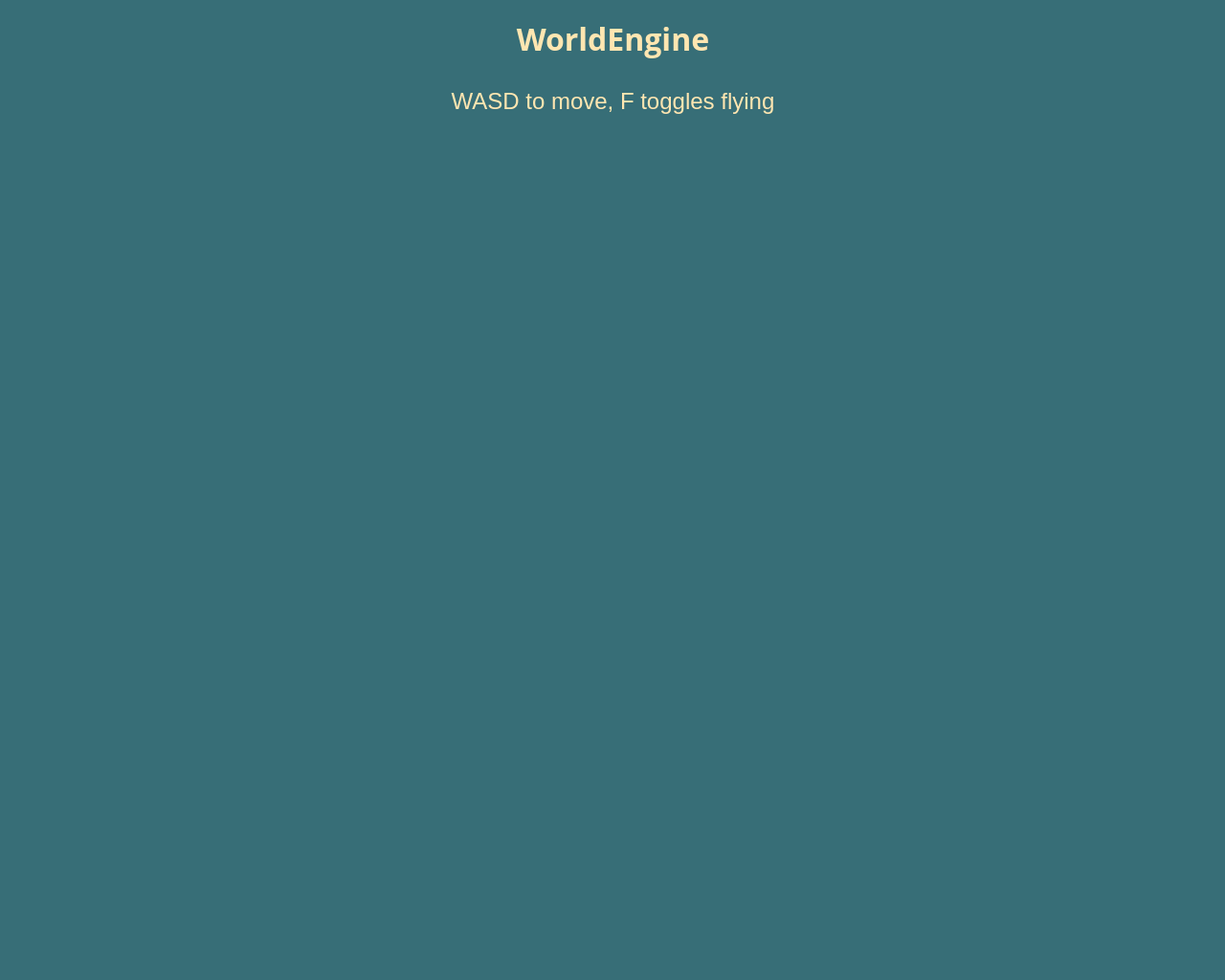
<?xml version="1.0" encoding="UTF-8"?>
<ui version="4.0">
 <class>Dialog</class>
 <widget class="QDialog" name="Dialog">
  <property name="geometry">
   <rect>
    <x>0</x>
    <y>0</y>
    <width>1280</width>
    <height>1024</height>
   </rect>
  </property>
  <property name="windowTitle">
   <string>WorldEngine 3D Viewer</string>
  </property>
  <property name="windowIcon">
   <iconset resource="new_gui_4.qrc">
    <normaloff>:/Images/icon.png</normaloff>:/Images/icon.png</iconset>
  </property>
  <property name="styleSheet">
   <string notr="true">QToolTip
{
     border: 1px solid black;
     background-color: #FF9930;
     padding: 1px;
     border-radius: 3px;
     opacity: 100;
}

QWidget
{
    color: #FFE6B1;
    background-color: #376E77;
}

QLabel
{
    background-color: transparent;
}

QWidget:item:hover
{
    background-color: QLinearGradient( x1: 0, y1: 0, x2: 0, y2: 1, stop: 0 #FF9930, stop: 1 #942610);
    color: #000000;
}

QWidget:item:selected
{
    background-color: QLinearGradient( x1: 0, y1: 0, x2: 0, y2: 1, stop: 0 #FF9930, stop: 1 #452102);
}

QMenuBar::item
{
    background: transparent;
}

QMenuBar::item:selected
{
    background: transparent;
    border: 1px solid #FFE6B1;
}

QMenuBar::item:pressed
{
    background: #498089;
    border: 1px solid #000;
    background-color: QLinearGradient(
        x1:0, y1:0,
        x2:0, y2:1,
        stop:1 #265D66,
        stop:0.4 #397079/*,
        stop:0.2 #397079,
        stop:0.1 #FFE6B1*/
    );
    margin-bottom:-1px;
    padding-bottom:1px;
}

QMenu
{
    border: 1px solid #000;
}

QMenu::item
{
    padding: 2px 20px 2px 20px;
}

QMenu::item:selected
{
    color: #000000;
}

QWidget:disabled
{
    color: #457C85;
    background-color: #376E77;
}

QAbstractItemView
{
    background-color: QLinearGradient( x1: 0, y1: 0, x2: 0, y2: 1, stop: 0 #528992, stop: 0.1 #689FA8, stop: 1 #6299A2);
}

QWidget:focus
{
    /*border: 2px solid QLinearGradient( x1: 0, y1: 0, x2: 0, y2: 1, stop: 0 #FF9930, stop: 1 #452102);*/
}

QLineEdit
{
    background-color: QLinearGradient( x1: 0, y1: 0, x2: 0, y2: 1, stop: 0 #528992, stop: 0 #689FA8, stop: 1 #6299A2);
    padding: 1px;
    border-style: solid;
    border: 1px solid #235A63;
    border-radius: 5;
}

QPushButton
{
    color: #FFE6B1;
    background-color: QLinearGradient( x1: 0, y1: 0, x2: 0, y2: 1, stop: 0 #5B929B, stop: 0.1 #578E97, stop: 0.5 #538A93, stop: 0.9 #4F868F, stop: 1 #4B828B);
    border-width: 1px;
    border-color: #235A63;
    border-style: solid;
    border-radius: 6;
    padding: 3px;
    font-size: 16px;
    font-weight: bold;
    padding-left: 5px;
    padding-right: 5px;
}

QPushButton:pressed
{
    background-color: QLinearGradient( x1: 0, y1: 0, x2: 0, y2: 1, stop: 0 #326972, stop: 0.1 #306770, stop: 0.5 #2E656E, stop: 0.9 #2D646D, stop: 1 #2A616A);
}

QComboBox
{
    selection-background-color: #FFE6B1;
    background-color: QLinearGradient( x1: 0, y1: 0, x2: 0, y2: 1, stop: 0 #5B929B, stop: 0.1 #578E97, stop: 0.5 #538A93, stop: 0.9 #4F868F, stop: 1 #4B828B);
    border-style: solid;
    border: 1px solid #235A63;
    border-radius: 5;
}

QComboBox:hover,QPushButton:hover
{
/*    border: 2px solid QLinearGradient( x1: 0, y1: 0, x2: 0, y2: 1, stop: 0 #FF9930, stop: 1 #452102);*/
    background-color: QLinearGradient( x1: 0, y1: 0, x2: 0, y2: 1, stop: 0 #FF9930, stop: 1 #942610);
}


QComboBox:on
{
    padding-top: 3px;
    padding-left: 4px;
    background-color: QLinearGradient( x1: 0, y1: 0, x2: 0, y2: 1, stop: 0 #326972, stop: 0.1 #306770, stop: 0.5 #2E656E, stop: 0.9 #2D646D, stop: 1 #2A616A);
    selection-background-color: #FFE6B1;
}

QComboBox QAbstractItemView
{
    border: 2px solid darkgray;
    selection-background-color: QLinearGradient( x1: 0, y1: 0, x2: 0, y2: 1, stop: 0 #FF9930, stop: 1 #452102);
}

QComboBox::drop-down
{
     subcontrol-origin: padding;
     subcontrol-position: top right;
     width: 15px;

     border-left-width: 0px;
     border-left-color: darkgray;
     border-left-style: solid; /* just a single line */
     border-top-right-radius: 3px; /* same radius as the QComboBox */
     border-bottom-right-radius: 3px;
 }

QComboBox::down-arrow
{
     image: url(:/down_arrow.png);
}

QGroupBox:focus
{
border: 2px solid QLinearGradient( x1: 0, y1: 0, x2: 0, y2: 1, stop: 0 #FF9930, stop: 1 #452102);
}

QTextEdit:focus
{
    border: 2px solid QLinearGradient( x1: 0, y1: 0, x2: 0, y2: 1, stop: 0 #FF9930, stop: 1 #452102);
}

QScrollBar:horizontal {
     border: 1px solid #275E67;
     background: QLinearGradient( x1: 0, y1: 0, x2: 0, y2: 1, stop: 0.0 #174E57, stop: 0.2 #2D646D, stop: 1 #4D828D);
     height: 7px;
     margin: 0px 16px 0 16px;
}

QScrollBar::handle:horizontal
{
      background: QLinearGradient( x1: 0, y1: 0, x2: 1, y2: 0, stop: 0 #FF9930, stop: 0.5 #452102, stop: 1 #FF9930);
      min-height: 20px;
      border-radius: 2px;
}

QScrollBar::add-line:horizontal {
      border: 1px solid #20575E;
      border-radius: 2px;
      background: QLinearGradient( x1: 0, y1: 0, x2: 1, y2: 0, stop: 0 #FF9930, stop: 1 #452102);
      width: 14px;
      subcontrol-position: right;
      subcontrol-origin: margin;
}

QScrollBar::sub-line:horizontal {
      border: 1px solid #20575E;
      border-radius: 2px;
      background: QLinearGradient( x1: 0, y1: 0, x2: 1, y2: 0, stop: 0 #FF9930, stop: 1 #452102);
      width: 14px;
     subcontrol-position: left;
     subcontrol-origin: margin;
}

QScrollBar::right-arrow:horizontal, QScrollBar::left-arrow:horizontal
{
      border: 1px solid black;
      width: 1px;
      height: 1px;
      background: white;
}

QScrollBar::add-page:horizontal, QScrollBar::sub-page:horizontal
{
      background: none;
}

QScrollBar:vertical
{
      background: QLinearGradient( x1: 0, y1: 0, x2: 1, y2: 0, stop: 0.0 #174E57, stop: 0.2 #2D646D, stop: 1 #4D828D);
      width: 7px;
      margin: 16px 0 16px 0;
      border: 1px solid #275E67;
}

QScrollBar::handle:vertical
{
      background: QLinearGradient( x1: 0, y1: 0, x2: 0, y2: 1, stop: 0 #FF9930, stop: 0.5 #452102, stop: 1 #FF9930);
      min-height: 20px;
      border-radius: 2px;
}

QScrollBar::add-line:vertical
{
      border: 1px solid #20575E;
      border-radius: 2px;
      background: QLinearGradient( x1: 0, y1: 0, x2: 0, y2: 1, stop: 0 #FF9930, stop: 1 #452102);
      height: 14px;
      subcontrol-position: bottom;
      subcontrol-origin: margin;
}

QScrollBar::sub-line:vertical
{
      border: 1px solid #20575E;
      border-radius: 2px;
      background: QLinearGradient( x1: 0, y1: 0, x2: 0, y2: 1, stop: 0 #452102, stop: 1 #FF9930);
      height: 14px;
      subcontrol-position: top;
      subcontrol-origin: margin;
}

QScrollBar::up-arrow:vertical, QScrollBar::down-arrow:vertical
{
      border: 1px solid black;
      width: 1px;
      height: 1px;
      background: white;
}


QScrollBar::add-page:vertical, QScrollBar::sub-page:vertical
{
      background: none;
}

QTextEdit
{
    background-color: #296069;
}

QPlainTextEdit
{
    background-color: #296069;
}

QHeaderView::section
{
    background-color: QLinearGradient(x1:0, y1:0, x2:0, y2:1, stop:0 #669DA6, stop: 0.5 #558C95, stop: 0.6 #487F88, stop:1 #69A0A9);
    color: white;
    padding-left: 4px;
    border: 1px solid #70A7B0;
}

QCheckBox:disabled
{
color: #467D86;
}

QDockWidget::title
{
    text-align: center;
    spacing: 3px; /* spacing between items in the tool bar */
    background-color: QLinearGradient(x1:0, y1:0, x2:0, y2:1, stop:0 #376E77, stop: 0.5 #296069, stop:1 #376E77);
}

QDockWidget::close-button, QDockWidget::float-button
{
    text-align: center;
    spacing: 1px; /* spacing between items in the tool bar */
    background-color: QLinearGradient(x1:0, y1:0, x2:0, y2:1, stop:0 #376E77, stop: 0.5 #296069, stop:1 #376E77);
}

QDockWidget::close-button:hover, QDockWidget::float-button:hover
{
    background: #296069;
}

QDockWidget::close-button:pressed, QDockWidget::float-button:pressed
{
    padding: 1px -1px -1px 1px;
}

QMainWindow::separator
{
    background-color: QLinearGradient(x1:0, y1:0, x2:0, y2:1, stop:0 #1B525B, stop: 0.5 #1A515A, stop: 0.6 #265D66, stop:1 #397079);
    color: white;
    padding-left: 4px;
    border: 1px solid #518891;
    spacing: 3px; /* spacing between items in the tool bar */
}

QMainWindow::separator:hover
{

    background-color: QLinearGradient(x1:0, y1:0, x2:0, y2:1, stop:0 #452102, stop:0.5 #b56c17 stop:1 #FF9930);
    color: white;
    padding-left: 4px;
    border: 1px solid #70A7B0;
    spacing: 3px; /* spacing between items in the tool bar */
}

QToolBar::handle
{
     spacing: 3px; /* spacing between items in the tool bar */
     background: url(:/images/handle.png);
}

QMenu::separator
{
    height: 2px;
    background-color: QLinearGradient(x1:0, y1:0, x2:0, y2:1, stop:0 #1B525B, stop: 0.5 #1A515A, stop: 0.6 #265D66, stop:1 #397079);
    color: white;
    padding-left: 4px;
    margin-left: 10px;
    margin-right: 5px;
}

QProgressBar
{
    border: 2px solid grey;
    border-radius: 5px;
    text-align: center;
}

QProgressBar::chunk
{
    background-color: #452102;
    width: 2.15px;
    margin: 0.5px;
}

QTabBar::tab {
    color: #452102;
    border: 1px solid #498089;
    border-bottom-style: none;
    background-color: #376E77;
    padding-left: 10px;
    padding-right: 10px;
    padding-top: 3px;
    padding-bottom: 2px;
    margin-right: -1px;
}

QTabWidget::pane {
    border: 1px solid #498089;
    top: 1px;
}

QTabBar::tab:last
{
    margin-right: 0; /* the last selected tab has nothing to overlap with on the right */
    border-top-right-radius: 3px;
}

QTabBar::tab:first:!selected
{
 margin-left: 0px; /* the last selected tab has nothing to overlap with on the right */


    border-top-left-radius: 3px;
}

QTabBar::tab:!selected
{
    color: #452102;
    border-bottom-style: solid;
    margin-top: 3px;
    background-color: QLinearGradient(x1:0, y1:0, x2:0, y2:1, stop:1 #265D66, stop:.4 #397079);
}

QTabBar::tab:selected
{
    border-top-left-radius: 3px;
    border-top-right-radius: 3px;
    margin-bottom: 0px;
}

QTabBar::tab:!selected:hover
{
    /*border-top: 2px solid #FFE6B1;
    padding-bottom: 3px;*/
    border-top-left-radius: 3px;
    border-top-right-radius: 3px;
    background-color: QLinearGradient(x1:0, y1:0, x2:0, y2:1, stop:1 #265D66, stop:0.4 #397079, stop:0.2 #397079, stop:0.1 #FFE6B1);
}

QRadioButton::indicator:checked, QRadioButton::indicator:unchecked{
    color: #452102;
    background-color: #376E77;
    border: 1px solid #452102;
    border-radius: 6px;
}

QRadioButton::indicator:checked
{
    background-color: qradialgradient(
        cx: 0.5, cy: 0.5,
        fx: 0.5, fy: 0.5,
        radius: 1.0,
        stop: 0.25 #FFE6B1,
        stop: 0.3 #376E77
    );
}

QCheckBox::indicator{
    color: #452102;
    background-color: #376E77;
    border: 1px solid #452102;
    width: 9px;
    height: 9px;
}

QRadioButton::indicator
{
    border-radius: 6px;
}

QRadioButton::indicator:hover, QCheckBox::indicator:hover
{
    border: 1px solid #FFE6B1;
}

QCheckBox::indicator:checked
{
    image:url(:/images/checkbox.png);
}

QCheckBox::indicator:disabled, QRadioButton::indicator:disabled
{
    border: 1px solid #498089;
}
</string>
  </property>
  <widget class="QLabel" name="label">
   <property name="geometry">
    <rect>
     <x>10</x>
     <y>80</y>
     <width>1261</width>
     <height>51</height>
    </rect>
   </property>
   <property name="styleSheet">
    <string notr="true">font-size: 24px</string>
   </property>
   <property name="text">
    <string>WASD to move, F toggles flying</string>
   </property>
   <property name="alignment">
    <set>Qt::AlignCenter</set>
   </property>
  </widget>
  <widget class="QLabel" name="label_2">
   <property name="geometry">
    <rect>
     <x>10</x>
     <y>10</y>
     <width>64</width>
     <height>64</height>
    </rect>
   </property>
   <property name="text">
    <string/>
   </property>
   <property name="pixmap">
    <pixmap resource="new_gui_4.qrc">:/Images/seed_48791_elevation.png</pixmap>
   </property>
   <property name="scaledContents">
    <bool>true</bool>
   </property>
  </widget>
  <widget class="QLabel" name="label_52">
   <property name="geometry">
    <rect>
     <x>1210</x>
     <y>10</y>
     <width>64</width>
     <height>64</height>
    </rect>
   </property>
   <property name="text">
    <string/>
   </property>
   <property name="pixmap">
    <pixmap resource="new_gui_4.qrc">:/Images/seed_48791_elevation.png</pixmap>
   </property>
   <property name="scaledContents">
    <bool>true</bool>
   </property>
  </widget>
  <widget class="QLabel" name="label_6">
   <property name="geometry">
    <rect>
     <x>80</x>
     <y>10</y>
     <width>1121</width>
     <height>61</height>
    </rect>
   </property>
   <property name="font">
    <font>
     <family>Open Sans</family>
     <pointsize>24</pointsize>
     <weight>75</weight>
     <bold>true</bold>
    </font>
   </property>
   <property name="text">
    <string>&lt;html&gt;&lt;head/&gt;&lt;body&gt;&lt;p&gt;WorldEngine&lt;/p&gt;&lt;/body&gt;&lt;/html&gt;</string>
   </property>
   <property name="alignment">
    <set>Qt::AlignCenter</set>
   </property>
  </widget>
 </widget>
 <resources>
  <include location="new_gui_4.qrc"/>
 </resources>
 <connections/>
</ui>
